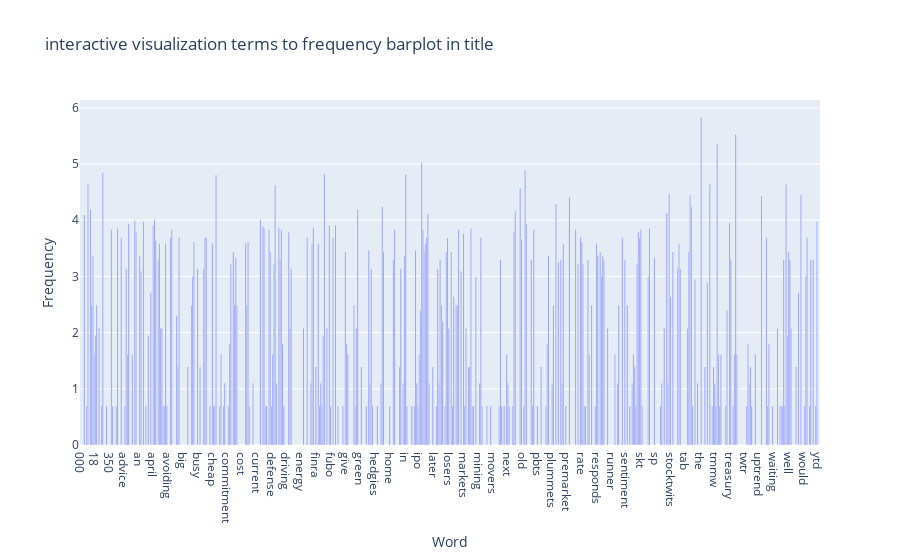
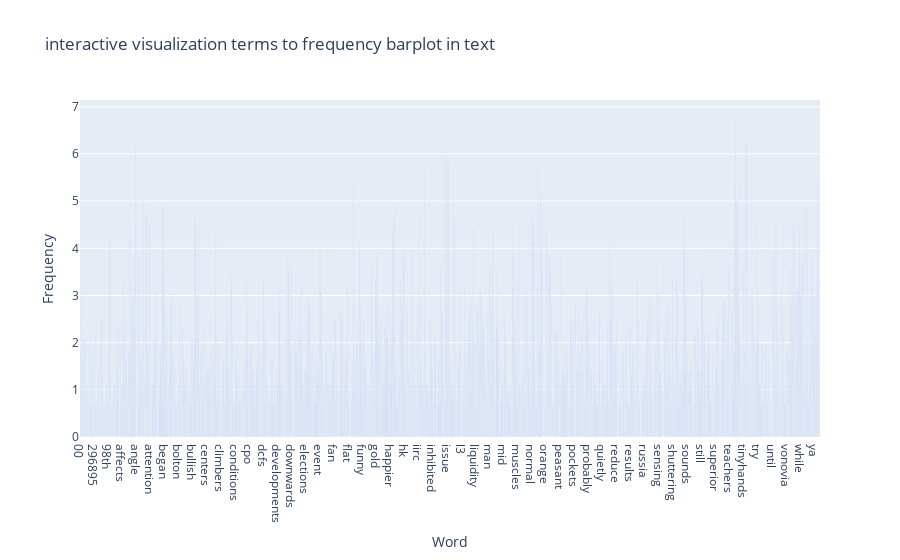
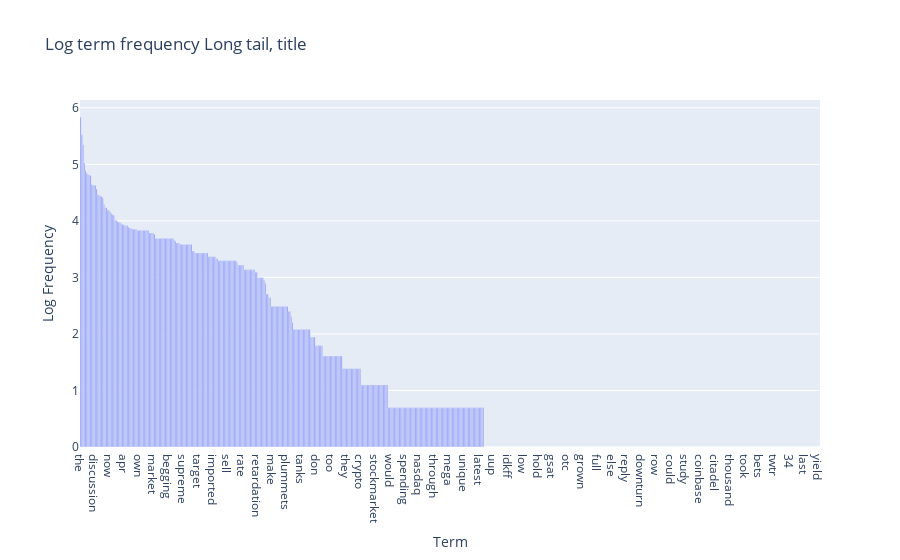
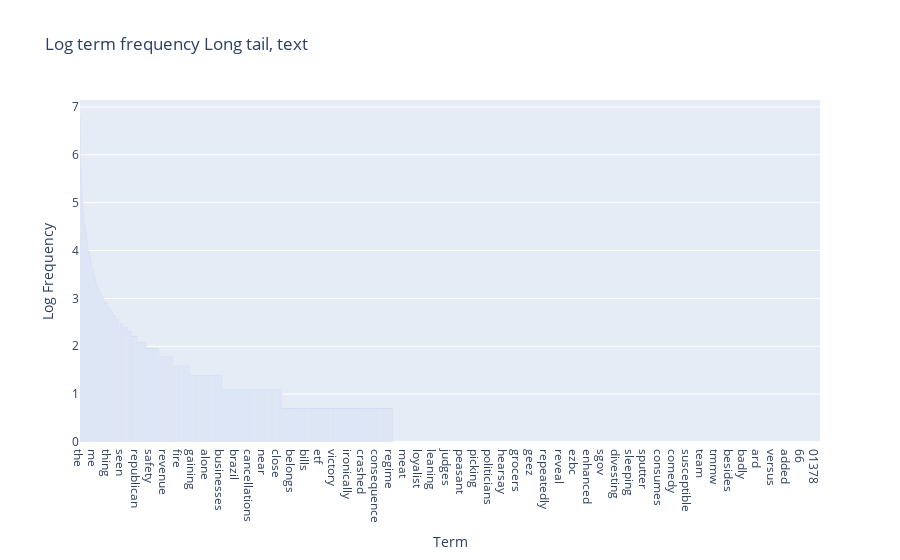

The notebook cell saved with these charts, in order:
### Markdown cell above
Log transformation, having to drop 0 values to not get a domain error

### Code cell
title_freq_log = np.log(title_freq_all[title_freq_all > 0])
text_freq_log = np.log(text_freq_all[text_freq_all > 0])
w_title = count_vect.get_feature_names_out()[title_freq_all > 0]
w_text = count_vect.get_feature_names_out()[text_freq_all > 0]

fig = px.bar(x=w_title, y=title_freq_log,
            labels={'x':'Word', 'y':'Frequency'},
            title=f"interactive visualization terms to frequency barplot in title")
fig.show()
fig = px.bar(x=w_text, y=text_freq_log,
            labels={'x':'Word', 'y':'Frequency'},
            title=f"interactive visualization terms to frequency barplot in text")
fig.show()

#Get items with log frequencies >= 5
title_idx = np.array(title_freq_log) >= 5
text_idx = np.array(text_freq_log) >= 5
g = sns.barplot(x=np.array(w_title[title_idx]), y=np.array(title_freq_log)[title_idx])
g.set_xticklabels(np.array(w_title[title_idx]), rotation = 90);
g.set_title("Words with a log frequency greater than or equal to 5 (frequency of approx. 148) in title")
g.set_xlabel("Words")
g.set_ylabel("Frequencies")
plt.show()
g = sns.barplot(x=np.array(w_text[text_idx]), y=np.array(text_freq_log)[text_idx])
g.set_xticklabels(np.array(w_text[text_idx]), rotation = 90);
g.set_title("Words with a log frequency greater than or equal to 5 (frequency of approx. 148) in text")
g.set_xlabel("Words")
g.set_ylabel("Frequencies")
plt.show()

title_idx_sort = title_freq_log.argsort()[::-1]
text_idx_sort = text_freq_log.argsort()[::-1]
fig_log = px.bar(x=w_title[title_idx_sort], y=title_freq_log[title_idx_sort], labels={'x':'Term', 'y':'Log Frequency'}, title = 'Log term frequency Long tail, title')
fig_log.show()
fig_log = px.bar(x=w_text[text_idx_sort], y=text_freq_log[text_idx_sort], labels={'x':'Term', 'y':'Log Frequency'}, title = 'Log term frequency Long tail, text')
fig_log.show()

#it makes sense that there is a sudden drop off bc ln(2) = approx 0.69...; ln(1) = 0

### Figure 1 — Plotly figure (JSON) as saved in the notebook; plotly's stock layout.template omitted (floating-point values rounded to 4 significant figures; data arrays with more than 128 entries replaced by an {"elided": "..."} marker saying what was removed)
{"data": [{"hovertemplate": "Word=%{x}<br>Frequency=%{y}<extra></extra>", "legendgroup": "", "marker": {"color": "#636efa", "pattern": {"shape": ""}}, "name": "", "orientation": "v", "showlegend": false, "textposition": "auto", "type": "bar", "x": {"elided": "601 str values"}, "xaxis": "x", "y": {"elided": "601 float values"}, "yaxis": "y"}], "layout": {"barmode": "relative", "legend": {"tracegroupgap": 0}, "title": {"text": "interactive visualization terms to frequency barplot in title"}, "xaxis": {"anchor": "y", "domain": [0, 1], "title": {"text": "Word"}}, "yaxis": {"anchor": "x", "domain": [0, 1], "title": {"text": "Frequency"}}}}

### Figure 2 — Plotly figure (JSON) as saved in the notebook; plotly's stock layout.template omitted (floating-point values rounded to 4 significant figures; data arrays with more than 128 entries replaced by an {"elided": "..."} marker saying what was removed)
{"data": [{"hovertemplate": "Word=%{x}<br>Frequency=%{y}<extra></extra>", "legendgroup": "", "marker": {"color": "#636efa", "pattern": {"shape": ""}}, "name": "", "orientation": "v", "showlegend": false, "textposition": "auto", "type": "bar", "x": {"elided": "4346 str values"}, "xaxis": "x", "y": {"elided": "4346 float values"}, "yaxis": "y"}], "layout": {"barmode": "relative", "legend": {"tracegroupgap": 0}, "title": {"text": "interactive visualization terms to frequency barplot in text"}, "xaxis": {"anchor": "y", "domain": [0, 1], "title": {"text": "Word"}}, "yaxis": {"anchor": "x", "domain": [0, 1], "title": {"text": "Frequency"}}}}

### Figure 3 — Plotly figure (JSON) as saved in the notebook; plotly's stock layout.template omitted (floating-point values rounded to 4 significant figures; data arrays with more than 128 entries replaced by an {"elided": "..."} marker saying what was removed)
{"data": [{"hovertemplate": "Term=%{x}<br>Log Frequency=%{y}<extra></extra>", "legendgroup": "", "marker": {"color": "#636efa", "pattern": {"shape": ""}}, "name": "", "orientation": "v", "showlegend": false, "textposition": "auto", "type": "bar", "x": {"elided": "601 str values"}, "xaxis": "x", "y": {"elided": "601 float values"}, "yaxis": "y"}], "layout": {"barmode": "relative", "legend": {"tracegroupgap": 0}, "title": {"text": "Log term frequency Long tail, title"}, "xaxis": {"anchor": "y", "domain": [0, 1], "title": {"text": "Term"}}, "yaxis": {"anchor": "x", "domain": [0, 1], "title": {"text": "Log Frequency"}}}}

### Figure 4 — Plotly figure (JSON) as saved in the notebook; plotly's stock layout.template omitted (floating-point values rounded to 4 significant figures; data arrays with more than 128 entries replaced by an {"elided": "..."} marker saying what was removed)
{"data": [{"hovertemplate": "Term=%{x}<br>Log Frequency=%{y}<extra></extra>", "legendgroup": "", "marker": {"color": "#636efa", "pattern": {"shape": ""}}, "name": "", "orientation": "v", "showlegend": false, "textposition": "auto", "type": "bar", "x": {"elided": "4346 str values"}, "xaxis": "x", "y": {"elided": "4346 float values"}, "yaxis": "y"}], "layout": {"barmode": "relative", "legend": {"tracegroupgap": 0}, "title": {"text": "Log term frequency Long tail, text"}, "xaxis": {"anchor": "y", "domain": [0, 1], "title": {"text": "Term"}}, "yaxis": {"anchor": "x", "domain": [0, 1], "title": {"text": "Log Frequency"}}}}
